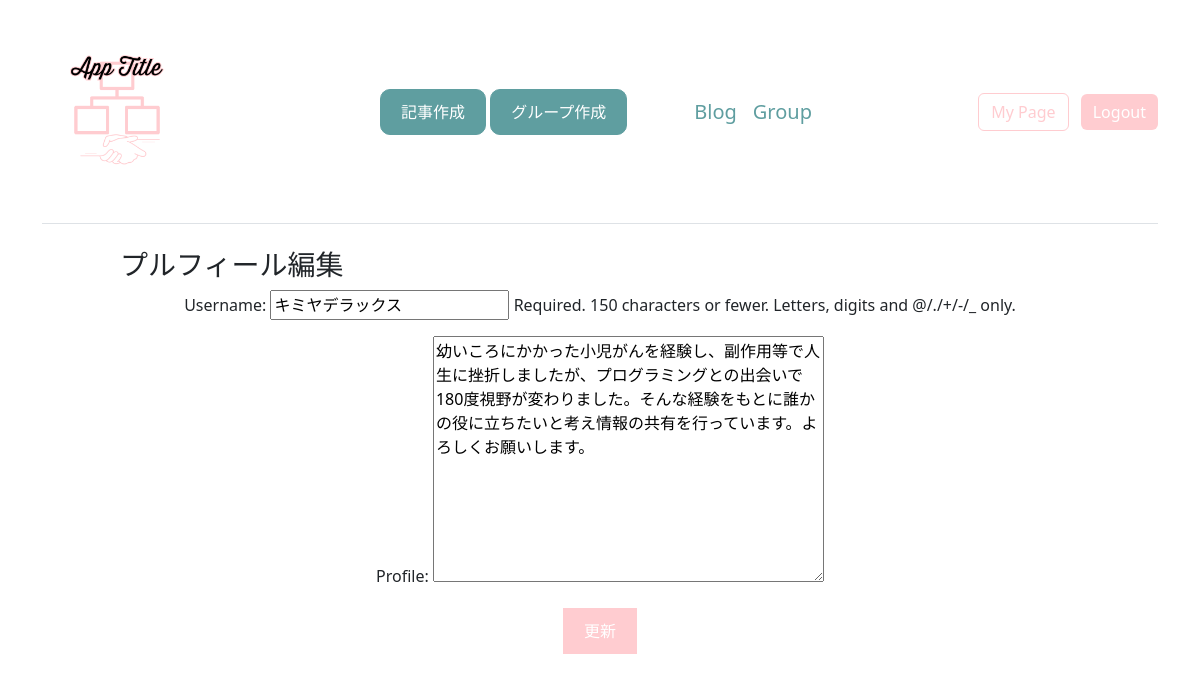
The page /edit-profile/ (signed in) on the database its author committed.
### blogapp/models.py (models this page shows)
class CustomUser(AbstractUser):
    profile = models.TextField(blank=True, null=True)

### blogapp/views.py (the view)
# urls.py: path('edit-profile/', views.edit_profile, name='edit_profile'),
@login_required
def edit_profile(request):
    if request.method == 'POST':
        form = CustomUserChangeForm(request.POST, instance=request.user)
        if form.is_valid():
            form.save()
            return redirect('blogapp:mypage')  # プロフィールページにリダイレクト
    else:
        form = CustomUserChangeForm(instance=request.user)
    return render(request, 'edit_profile.html', {'form': form})

### blogapp/forms.py
class CustomUserChangeForm(UserChangeForm):
    class Meta:
        model = CustomUser
        fields = ('username', 'profile')
        exclude = ('password',)
    def __init__(self, *args, **kwargs):
        super().__init__(*args, **kwargs)
        self.fields.pop('password', None)

### blogapp/templates/edit_profile.html (shortened to what this page needs)
{% extends 'base.html' %}
{% block contents %}
<form method="post" class="post-create-form">
    <h3>プルフィール編集</h3>
    {{ form.as_p }}
    <button type="submit">更新</button>
</form>
{% endblock %}

### static/css/style.css (style rules this page uses)
.post-create-form { display: block; width: 80%; margin: 20px auto; }
.post-create-form p { text-align: center; }
.post-create-form button { display: block; background-color: #ffccd0; border: solid 1px #ffccd0; padding: 10px 20px; margin: 20px auto; color: white; }

### static/css/sign-in.css (style rules this page uses)
html, body { height: 100%; }
button { background-color: #ffccd0; margin: 20px auto; border: solid 1px #ffccd0; color: white; padding: 10px 25px; }

### rows shown on the page
CustomUser: username "キミヤデラックス", profile "幼いころにかかった小児がんを経験し、副作用等で人生に挫折しましたが、プログラミングとの出会いで180度視野が変わりました。そんな経験をもとに誰かの役に立ちたいと考え情報の共有を行っています。よろしくお願いします。"
